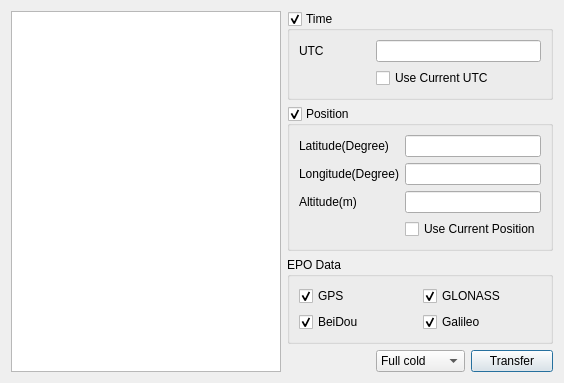
<?xml version="1.0" encoding="UTF-8"?>
<ui version="4.0">
 <class>AGNSS_LC29H_hostDialog</class>
 <widget class="QDialog" name="AGNSS_LC29H_hostDialog">
  <property name="geometry">
   <rect>
    <x>0</x>
    <y>0</y>
    <width>564</width>
    <height>373</height>
   </rect>
  </property>
  <property name="windowTitle">
   <string>Dialog</string>
  </property>
  <layout class="QGridLayout" name="gridLayout_3">
   <item row="0" column="0" rowspan="4">
    <widget class="QPlainTextEdit" name="plainTextEdit"/>
   </item>
   <item row="0" column="1" colspan="3">
    <widget class="QGroupBox" name="groupBox_time">
     <property name="title">
      <string>Time</string>
     </property>
     <property name="checkable">
      <bool>true</bool>
     </property>
     <layout class="QGridLayout" name="gridLayout_2" columnstretch="3,7">
      <item row="0" column="0">
       <widget class="QLabel" name="label_9">
        <property name="text">
         <string>UTC</string>
        </property>
       </widget>
      </item>
      <item row="0" column="1">
       <widget class="QLineEdit" name="lineEdit_UTC">
        <property name="enabled">
         <bool>true</bool>
        </property>
       </widget>
      </item>
      <item row="1" column="1">
       <widget class="QCheckBox" name="checkBox_useCurTime">
        <property name="enabled">
         <bool>true</bool>
        </property>
        <property name="text">
         <string>Use Current UTC</string>
        </property>
       </widget>
      </item>
     </layout>
    </widget>
   </item>
   <item row="1" column="1" colspan="3">
    <widget class="QGroupBox" name="groupBox_position">
     <property name="title">
      <string>Position</string>
     </property>
     <property name="checkable">
      <bool>true</bool>
     </property>
     <layout class="QGridLayout" name="gridLayout">
      <item row="0" column="0">
       <widget class="QLabel" name="label_8">
        <property name="text">
         <string>Latitude(Degree)</string>
        </property>
       </widget>
      </item>
      <item row="0" column="1">
       <widget class="QLineEdit" name="lineEdit_lat">
        <property name="enabled">
         <bool>true</bool>
        </property>
       </widget>
      </item>
      <item row="1" column="0">
       <widget class="QLabel" name="label_10">
        <property name="text">
         <string>Longitude(Degree)</string>
        </property>
       </widget>
      </item>
      <item row="1" column="1">
       <widget class="QLineEdit" name="lineEdit_long">
        <property name="enabled">
         <bool>true</bool>
        </property>
       </widget>
      </item>
      <item row="2" column="0">
       <widget class="QLabel" name="label_7">
        <property name="text">
         <string>Altitude(m)</string>
        </property>
       </widget>
      </item>
      <item row="2" column="1">
       <widget class="QLineEdit" name="lineEdit_alt">
        <property name="enabled">
         <bool>true</bool>
        </property>
       </widget>
      </item>
      <item row="3" column="1">
       <widget class="QCheckBox" name="checkBox_useCurPos">
        <property name="enabled">
         <bool>true</bool>
        </property>
        <property name="text">
         <string>Use Current Position</string>
        </property>
       </widget>
      </item>
     </layout>
    </widget>
   </item>
   <item row="3" column="2">
    <widget class="QComboBox" name="comboBox_restartMode">
     <property name="currentIndex">
      <number>4</number>
     </property>
     <item>
      <property name="text">
       <string>None</string>
      </property>
     </item>
     <item>
      <property name="text">
       <string>Cold start</string>
      </property>
     </item>
     <item>
      <property name="text">
       <string>Warm start</string>
      </property>
     </item>
     <item>
      <property name="text">
       <string>Hot start</string>
      </property>
     </item>
     <item>
      <property name="text">
       <string>Full cold</string>
      </property>
     </item>
    </widget>
   </item>
   <item row="3" column="3">
    <widget class="QPushButton" name="pushButton_transfer">
     <property name="text">
      <string>Transfer</string>
     </property>
    </widget>
   </item>
   <item row="2" column="1" colspan="3">
    <widget class="QGroupBox" name="groupBox">
     <property name="title">
      <string>EPO Data</string>
     </property>
     <layout class="QGridLayout" name="gridLayout_4">
      <item row="0" column="0">
       <widget class="QCheckBox" name="checkBox_G">
        <property name="text">
         <string>GPS</string>
        </property>
        <property name="checked">
         <bool>true</bool>
        </property>
       </widget>
      </item>
      <item row="0" column="1">
       <widget class="QCheckBox" name="checkBox_R">
        <property name="text">
         <string>GLONASS</string>
        </property>
        <property name="checked">
         <bool>true</bool>
        </property>
       </widget>
      </item>
      <item row="1" column="0">
       <widget class="QCheckBox" name="checkBox_C">
        <property name="text">
         <string>BeiDou</string>
        </property>
        <property name="checked">
         <bool>true</bool>
        </property>
       </widget>
      </item>
      <item row="1" column="1">
       <widget class="QCheckBox" name="checkBox_E">
        <property name="text">
         <string>Galileo</string>
        </property>
        <property name="checked">
         <bool>true</bool>
        </property>
       </widget>
      </item>
     </layout>
    </widget>
   </item>
  </layout>
 </widget>
 <resources/>
 <connections/>
</ui>
